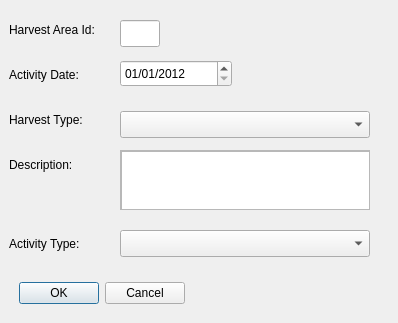
<?xml version="1.0" encoding="UTF-8"?>
<ui version="4.0">
 <class>HarvestArea</class>
 <widget class="QDialog" name="HarvestArea">
  <property name="geometry">
   <rect>
    <x>0</x>
    <y>0</y>
    <width>398</width>
    <height>323</height>
   </rect>
  </property>
  <property name="windowTitle">
   <string>Harvest Area Editing</string>
  </property>
  <widget class="QLabel" name="label_5">
   <property name="geometry">
    <rect>
     <x>9</x>
     <y>21</y>
     <width>111</width>
     <height>17</height>
    </rect>
   </property>
   <property name="text">
    <string>Harvest Area Id:</string>
   </property>
  </widget>
  <widget class="QLineEdit" name="HarvestAreaID">
   <property name="enabled">
    <bool>true</bool>
   </property>
   <property name="geometry">
    <rect>
     <x>120</x>
     <y>20</y>
     <width>40</width>
     <height>27</height>
    </rect>
   </property>
   <property name="sizePolicy">
    <sizepolicy hsizetype="Preferred" vsizetype="Fixed">
     <horstretch>0</horstretch>
     <verstretch>0</verstretch>
    </sizepolicy>
   </property>
   <property name="readOnly">
    <bool>true</bool>
   </property>
  </widget>
  <widget class="QLabel" name="label_4">
   <property name="geometry">
    <rect>
     <x>9</x>
     <y>66</y>
     <width>90</width>
     <height>17</height>
    </rect>
   </property>
   <property name="text">
    <string>Activity Date:</string>
   </property>
  </widget>
  <widget class="QLabel" name="label_3">
   <property name="geometry">
    <rect>
     <x>9</x>
     <y>111</y>
     <width>91</width>
     <height>17</height>
    </rect>
   </property>
   <property name="text">
    <string>Harvest Type:</string>
   </property>
  </widget>
  <widget class="QLabel" name="label_2">
   <property name="geometry">
    <rect>
     <x>9</x>
     <y>156</y>
     <width>82</width>
     <height>17</height>
    </rect>
   </property>
   <property name="text">
    <string>Description:</string>
   </property>
  </widget>
  <widget class="QLabel" name="label">
   <property name="geometry">
    <rect>
     <x>9</x>
     <y>235</y>
     <width>90</width>
     <height>17</height>
    </rect>
   </property>
   <property name="text">
    <string>Activity Type:</string>
   </property>
  </widget>
  <widget class="QDialogButtonBox" name="buttonBox">
   <property name="geometry">
    <rect>
     <x>9</x>
     <y>280</y>
     <width>176</width>
     <height>27</height>
    </rect>
   </property>
   <property name="orientation">
    <enum>Qt::Horizontal</enum>
   </property>
   <property name="standardButtons">
    <set>QDialogButtonBox::Cancel|QDialogButtonBox::Ok</set>
   </property>
  </widget>
  <widget class="QComboBox" name="HarvestTypeID">
   <property name="geometry">
    <rect>
     <x>120</x>
     <y>111</y>
     <width>250</width>
     <height>27</height>
    </rect>
   </property>
  </widget>
  <widget class="QDateEdit" name="dateEdit">
   <property name="geometry">
    <rect>
     <x>120</x>
     <y>60</y>
     <width>112</width>
     <height>27</height>
    </rect>
   </property>
   <property name="sizePolicy">
    <sizepolicy hsizetype="Preferred" vsizetype="Fixed">
     <horstretch>0</horstretch>
     <verstretch>0</verstretch>
    </sizepolicy>
   </property>
   <property name="date">
    <date>
     <year>2012</year>
     <month>1</month>
     <day>1</day>
    </date>
   </property>
   <property name="minimumDateTime">
    <datetime>
     <hour>0</hour>
     <minute>0</minute>
     <second>0</second>
     <year>1753</year>
     <month>9</month>
     <day>14</day>
    </datetime>
   </property>
   <property name="displayFormat">
    <string>MM/dd/yyyy</string>
   </property>
   <property name="calendarPopup">
    <bool>false</bool>
   </property>
  </widget>
  <widget class="QScrollArea" name="scrollArea">
   <property name="geometry">
    <rect>
     <x>120</x>
     <y>150</y>
     <width>250</width>
     <height>60</height>
    </rect>
   </property>
   <property name="maximumSize">
    <size>
     <width>250</width>
     <height>60</height>
    </size>
   </property>
   <property name="widgetResizable">
    <bool>true</bool>
   </property>
   <widget class="QWidget" name="scrollAreaWidgetContents">
    <property name="geometry">
     <rect>
      <x>0</x>
      <y>0</y>
      <width>248</width>
      <height>58</height>
     </rect>
    </property>
    <widget class="QPlainTextEdit" name="Description">
     <property name="geometry">
      <rect>
       <x>0</x>
       <y>0</y>
       <width>250</width>
       <height>60</height>
      </rect>
     </property>
     <property name="maximumSize">
      <size>
       <width>250</width>
       <height>60</height>
      </size>
     </property>
    </widget>
   </widget>
  </widget>
  <widget class="QComboBox" name="ActTypeID">
   <property name="geometry">
    <rect>
     <x>120</x>
     <y>230</y>
     <width>250</width>
     <height>27</height>
    </rect>
   </property>
  </widget>
 </widget>
 <resources/>
 <connections>
  <connection>
   <sender>buttonBox</sender>
   <signal>accepted()</signal>
   <receiver>HarvestArea</receiver>
   <slot>accept()</slot>
   <hints>
    <hint type="sourcelabel">
     <x>248</x>
     <y>254</y>
    </hint>
    <hint type="destinationlabel">
     <x>157</x>
     <y>274</y>
    </hint>
   </hints>
  </connection>
  <connection>
   <sender>buttonBox</sender>
   <signal>rejected()</signal>
   <receiver>HarvestArea</receiver>
   <slot>reject()</slot>
   <hints>
    <hint type="sourcelabel">
     <x>316</x>
     <y>260</y>
    </hint>
    <hint type="destinationlabel">
     <x>286</x>
     <y>274</y>
    </hint>
   </hints>
  </connection>
 </connections>
</ui>
